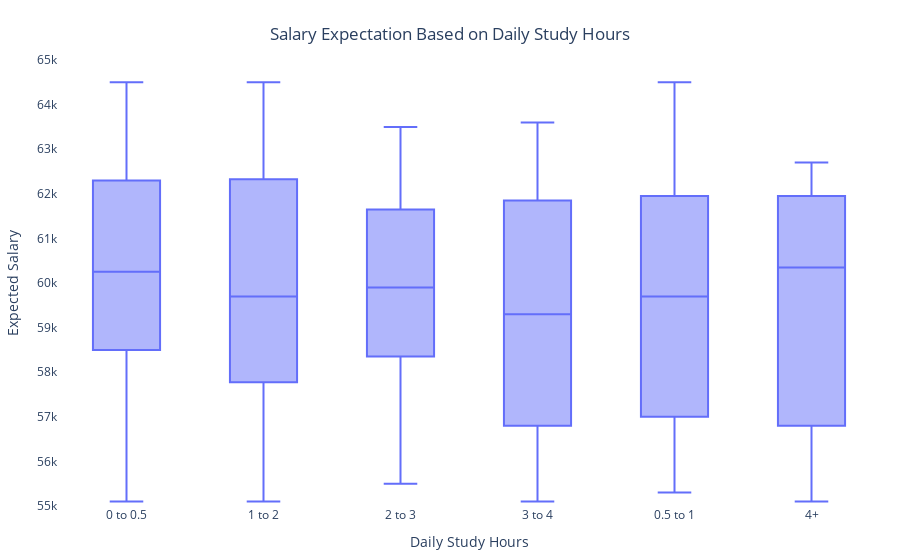

The code cell stored with this chart in its notebook:
### Markdown cell above
### 1d) Salary Expectations vs. Study Hours

### Code cell
# Extract ordered categories from the dictionary
ordered_categories = [study_hr_day_mapping[key] for key in sorted(study_hr_day_mapping.keys())]

df['study_hr_day'] = pd.Categorical(df['study_hr_day'], categories=ordered_categories, ordered=True)

# Visualization: Salary Expectations vs. Study Hours
fig_salary_study_hours = px.box(df, x='study_hr_day', y='salary_expected',
                                title='Salary Expectation Based on Daily Study Hours',
                                labels={'study_hr_day': 'Daily Study Hours',
                                        'salary_expected': 'Expected Salary'})

# Update layout and labels
fig_salary_study_hours.update_layout(
    title={
        'y':0.95,
        'x':0.5,
        'xanchor': 'center',
        'yanchor': 'top'
    },
    yaxis_title='Expected Salary',
    margin=dict(l=20, r=20, t=60, b=20),
    yaxis=dict(range=[55000, 65000]),  # Set y-axis limits
    xaxis=dict(categoryorder='array', categoryarray=ordered_categories), 
    paper_bgcolor='rgba(0,0,0,0)',
    plot_bgcolor='rgba(0,0,0,0)'
    # Manually setting order
)

fig_salary_study_hours.show()

### Figure 1 — Plotly figure (JSON) as saved in the notebook; plotly's stock layout.template omitted (floating-point values rounded to 4 significant figures; data arrays with more than 128 entries replaced by an {"elided": "..."} marker saying what was removed)
{"data": [{"alignmentgroup": "True", "hovertemplate": "Daily Study Hours=%{x}<br>Expected Salary=%{y}<extra></extra>", "legendgroup": "", "marker": {"color": "#636efa"}, "name": "", "notched": false, "offsetgroup": "", "orientation": "v", "showlegend": false, "type": "box", "x": {"elided": "235 str values"}, "x0": " ", "xaxis": "x", "y": {"elided": "235 int values"}, "y0": " ", "yaxis": "y"}], "layout": {"boxmode": "group", "legend": {"tracegroupgap": 0}, "margin": {"b": 20, "l": 20, "r": 20, "t": 60}, "paper_bgcolor": "rgba(0,0,0,0)", "plot_bgcolor": "rgba(0,0,0,0)", "title": {"text": "Salary Expectation Based on Daily Study Hours", "x": 0.5, "xanchor": "center", "y": 0.95, "yanchor": "top"}, "xaxis": {"anchor": "y", "categoryarray": ["0 to 0.5", "1 to 2", "2 to 3", "3 to 4", "0.5 to 1", "4+"], "categoryorder": "array", "domain": [0, 1], "title": {"text": "Daily Study Hours"}}, "yaxis": {"anchor": "x", "domain": [0, 1], "range": [55000, 65000], "title": {"text": "Expected Salary"}}}}
